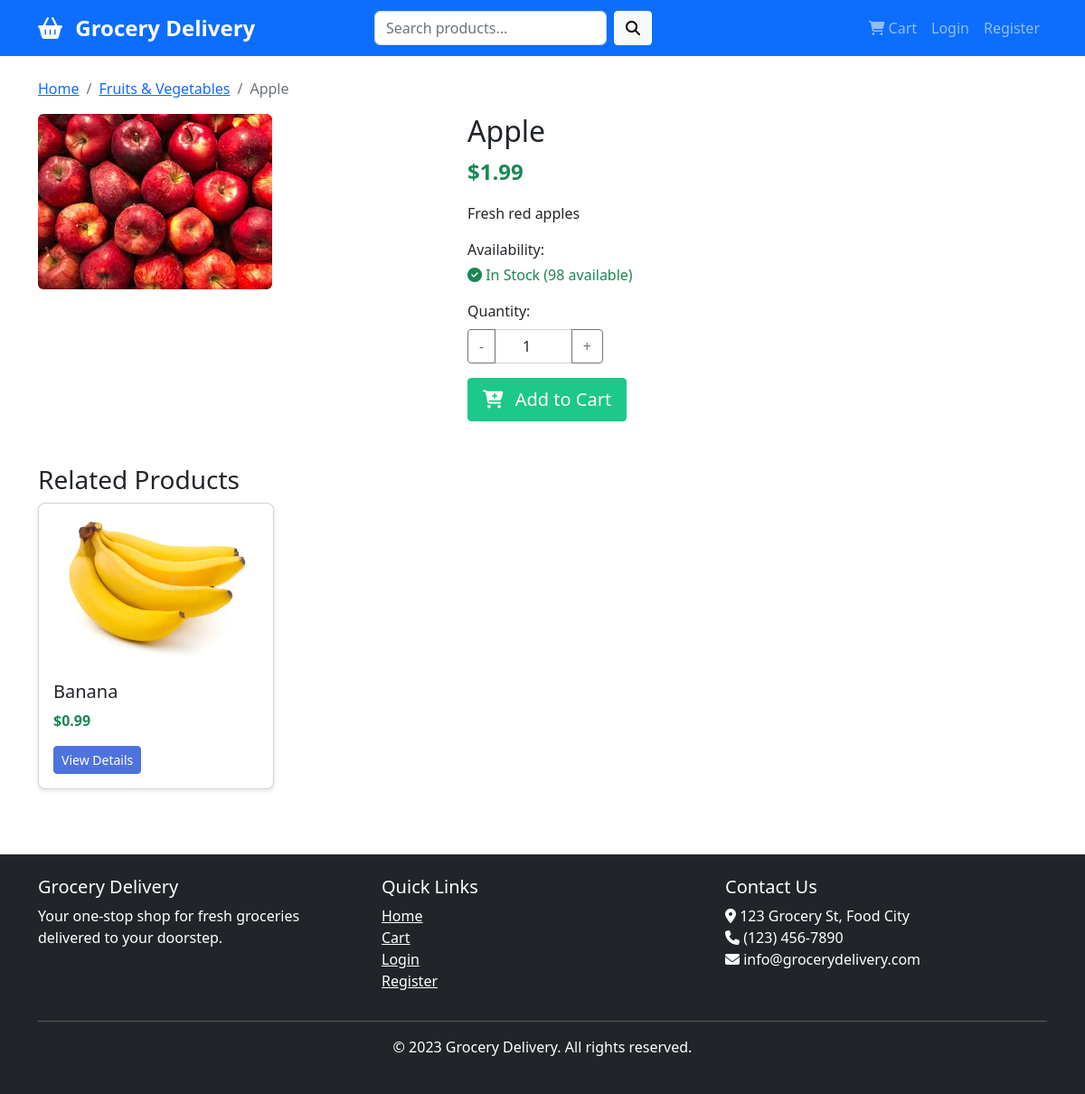
Page /product/1 on the committed database.
### app.py (models this page shows, shortened)
class Category(db.Model):
    id = db.Column(db.Integer, primary_key=True)
    name = db.Column(db.String(100), nullable=False)
    image = db.Column(db.String(200), nullable=True)
    products = db.relationship('Product', backref='category', lazy=True)

class Product(db.Model):
    id = db.Column(db.Integer, primary_key=True)
    name = db.Column(db.String(100), nullable=False)
    description = db.Column(db.Text, nullable=True)
    price = db.Column(db.Float, nullable=False)
    image = db.Column(db.String(200), nullable=True)
    stock = db.Column(db.Integer, default=0)
    category_id = db.Column(db.Integer, db.ForeignKey('category.id'), nullable=False)

### app.py (the view)
@app.route('/product/<int:product_id>')
def product(product_id):
    product = Product.query.get_or_404(product_id)
    related_products = Product.query.filter_by(category_id=product.category_id).limit(4).all()
    return render_template('product.html',
                           product=product,
                           related_products=related_products,
                           cart_count=get_cart_count())

### app.py (called while the page is built)
def get_cart_count():
    if 'user_id' in session:
        return CartItem.query.filter_by(user_id=session['user_id']).count()
    return 0

@app.context_processor
def inject_cart_count():
    from flask import session
    cart = session.get('cart', {})  # Get the cart from the session
    cart_count = sum(cart.values())  # Count how many items are in the cart
    return dict(cart_count=cart_count)

### templates/product.html (shortened to what this page needs)
{% extends 'base.html' %}
{% block content %}
<nav aria-label="breadcrumb">
    <ol class="breadcrumb">
        <li class="breadcrumb-item"><a href="{{ url_for('home') }}">Home</a></li>
        <li class="breadcrumb-item"><a href="{{ url_for('category', category_id=product.category_id) }}">{{ product.category.name }}</a></li>
        <li class="breadcrumb-item active" aria-current="page">{{ product.name }}</li>
    </ol>
</nav>
<div class="row">
    <div class="col-md-5">
        {% if product.image %}
        <img src="{{ url_for('static', filename='uploads/' + product.image) }}" class="img-fluid rounded" alt="{{ product.name }}">
        {% else %}
        <div class="bg-light d-flex align-items-center justify-content-center rounded" style="height: 400px;">
            <i class="fas fa-image fa-5x text-muted"></i>
        </div>
        {% endif %}
    </div>
    <div class="col-md-7">
        <h2>{{ product.name }}</h2>
        <p class="text-success fw-bold fs-4">${{ "%.2f"|format(product.price) }}</p>
        <div class="mb-3">
            <p>{{ product.description }}</p>
        </div>
        <div class="mb-3">
            <p class="mb-1">Availability:</p>
            {% if product.stock > 0 %}
            <p class="text-success"><i class="fas fa-check-circle"></i> In Stock ({{ product.stock }} available)</p>
            {% else %}
            <p class="text-danger"><i class="fas fa-times-circle"></i> Out of Stock</p>
            {% endif %}
        </div>
        <form action="{{ url_for('add_to_cart', product_id=product.id) }}" method="post">
            <div class="mb-3">
                <label for="quantity" class="form-label">Quantity:</label>
                <div class="input-group" style="max-width: 150px;">
                    <button type="button" class="btn btn-outline-secondary" id="decrease-qty">-</button>
                    <input type="number" class="form-control text-center" id="quantity" name="quantity" value="1" min="1" max="{{ product.stock }}">
                    <button type="button" class="btn btn-outline-secondary" id="increase-qty">+</button>
                </div>
            </div>
            <button type="submit" class="btn btn-success btn-lg" {% if product.stock <= 0 %}disabled{% endif %}>
                <i class="fas fa-cart-plus me-2"></i> Add to Cart
            </button>
        </form>
    </div>
</div>
<div class="mt-5">
    <h3>Related Products</h3>
    <div class="row">
        {% for related in related_products %}
        {% if related.id != product.id %}
        <div class="col-md-3 mb-4">
            <div class="card h-100">
                {% if related.image %}
                <img src="{{ url_for('static', filename='uploads/' + related.image) }}" class="card-img-top" alt="{{ related.name }}" style="height: 180px; object-fit: cover;">
                {% else %}
                <div class="card-img-top bg-light d-flex align-items-center justify-content-center" style="height: 180px;">
                    <i class="fas fa-image fa-3x text-muted"></i>
                </div>
                {% endif %}
                <div class="card-body">
                    <h5 class="card-title">{{ related.name }}</h5>
                    <p class="card-text text-success fw-bold">${{ "%.2f"|format(related.price) }}</p>
                    <a href="{{ url_for('product', product_id=related.id) }}" class="btn btn-primary btn-sm">View Details</a>
                </div>
            </div>
        </div>
        {% endif %}
        {% endfor %}
    </div>
</div>
{% endblock %}

### templates/base.html (shortened to what this page needs)
<!DOCTYPE html>
<html lang="en">
<head>
    <link rel="stylesheet" href="https://cdn.jsdelivr.net/npm/bootstrap@5.2.3/dist/css/bootstrap.min.css">
    <link rel="stylesheet" href="https://cdnjs.cloudflare.com/ajax/libs/font-awesome/6.2.1/css/all.min.css">
    <link rel="stylesheet" href="{{ url_for('static', filename='css/style.css') }}">
</head>
<body>
    <nav class="navbar navbar-expand-lg navbar-dark bg-primary">
        <div class="container">
            <a class="navbar-brand" href="{{ url_for('home') }}">
                <i class="fas fa-shopping-basket me-2"></i>
                Grocery Delivery
            </a>
            <div class="collapse navbar-collapse" id="navbarNav">
                <form class="d-flex mx-auto" action="{{ url_for('search') }}" method="get">
                    <input class="form-control me-2" type="search" name="query" placeholder="Search products..." required>
                    <button class="btn btn-light" type="submit">
                        <i class="fas fa-search"></i>
                    </button>
                </form>
                <ul class="navbar-nav ms-auto">
                    <li class="nav-item">
                        <a class="nav-link" href="{{ url_for('cart') }}">
                            <i class="fas fa-shopping-cart"></i> Cart
                        </a>
                    </li>
                    {% if 'user_id' in session %}
                        <li class="nav-item dropdown">
                            <a class="nav-link dropdown-toggle" href="#" id="navbarDropdown" role="button" data-bs-toggle="dropdown">
                                <i class="fas fa-user"></i> {{ session.username }}
                            </a>
                            <ul class="dropdown-menu">
                                <li><a class="dropdown-item" href="{{ url_for('orders') }}">My Orders</a></li>
                                {% if session.is_admin %}
                                    <li><a class="dropdown-item" href="{{ url_for('admin') }}">Admin Dashboard</a></li>
                                {% endif %}
                                <li><hr class="dropdown-divider"></li>
                                <li><a class="dropdown-item" href="{{ url_for('logout') }}">Logout</a></li>
                            </ul>
                        </li>
                    {% else %}
                        <li class="nav-item">
                            <a class="nav-link" href="{{ url_for('login') }}">Login</a>
                        </li>
                        <li class="nav-item">
                            <a class="nav-link" href="{{ url_for('register') }}">Register</a>
                        </li>
                    {% endif %}
                </ul>
            </div>
        </div>
    </nav>
    <div class="container mt-4">
        {% block content %}{% endblock %}
    </div>
    <footer class="bg-dark text-white mt-5 py-4">
        <div class="container">
            <div class="row">
                <div class="col-md-4">
                    <h5>Grocery Delivery</h5>
                    <p>Your one-stop shop for fresh groceries delivered to your doorstep.</p>
                </div>
                <div class="col-md-4">
                    <h5>Quick Links</h5>
                    <ul class="list-unstyled">
                        <li><a href="{{ url_for('home') }}" class="text-white">Home</a></li>
                        <li><a href="{{ url_for('cart') }}" class="text-white">Cart</a></li>
                        {% if 'user_id' in session %}
                            <li><a href="{{ url_for('orders') }}" class="text-white">My Orders</a></li>
                        {% else %}
                            <li><a href="{{ url_for('login') }}" class="text-white">Login</a></li>
                            <li><a href="{{ url_for('register') }}" class="text-white">Register</a></li>
                        {% endif %}
                    </ul>
                </div>
                <div class="col-md-4">
                    <h5>Contact Us</h5>
                    <address>
                        <i class="fas fa-map-marker-alt"></i> 123 Grocery St, Food City<br>
                        <i class="fas fa-phone"></i> (123) 456-7890<br>
                        <i class="fas fa-envelope"></i> info@grocerydelivery.com
                    </address>
                </div>
            </div>
            <hr>
            <div class="text-center">
                <p>&copy; 2023 Grocery Delivery. All rights reserved.</p>
            </div>
        </div>
    </footer>
</body>
</html>

### static/css/style.css (style rules this page uses)
body { font-family: "Segoe UI", Tahoma, Geneva, Verdana, sans-serif; min-height: 100vh; display: flex; flex-direction: column; }
.container { flex: 1; }
.navbar-brand { font-weight: bold; font-size: 1.5rem; }
.card { border-radius: 0.5rem; box-shadow: 0 2px 5px rgba(0, 0, 0, 0.1); transition: transform 0.3s ease, box-shadow 0.3s ease; }
.card-img-top { border-top-left-radius: 0.5rem; border-top-right-radius: 0.5rem; }
.btn { border-radius: 0.25rem; }
.btn-primary { background-color: #4e73df; border-color: #4e73df; }
.btn-success { background-color: #1cc88a; border-color: #1cc88a; }
footer { margin-top: auto; }

### rows in the picture
Category: category.name "Fruits & Vegetables"
Product: name "Apple", image (picture), price "1.99", description "Fresh red apples", stock "98"
Product: image (picture), name "Banana", price "0.99"
